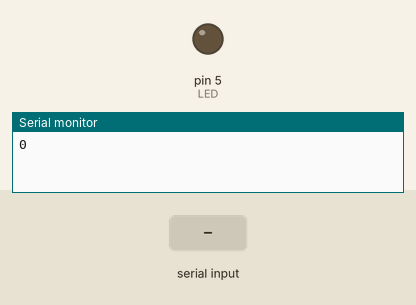
Recording of a sketch running on a simulated Arduino Uno, built with avr-gcc and run on an emulated ATmega328P. Parts: output pins drawn as LEDs (lit = HIGH), the last lines printed to the serial monitor. Inputs (shaded band) come from the test bench.

Above: at 1.2 s.
1.3 s: "1\n" received over Serial
At 2.7 s:
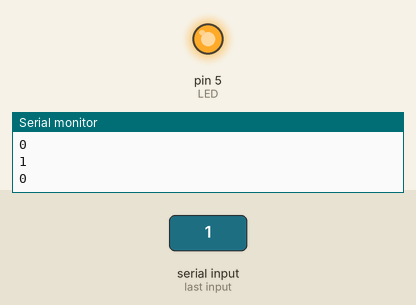
Timing chart, 0 to 4.3 s (numbered marks = the images above; inputs shaded):
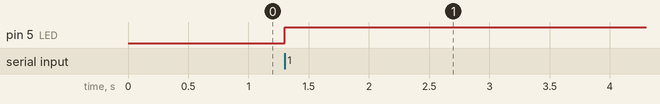

Measured:
- after the input at 1.3 s, pin 5 (LED): LOW → HIGH at once

The sketch:

Serial.ino
```cpp
int LED = 5;
void setup() {
  Serial.begin(9600);
  pinMode(LED, OUTPUT);
}
void loop() {
  int cmd = Serial.parseInt();
  Serial.println(cmd);
  if(cmd == 1){
    digitalWrite(LED, HIGH);
  }else if (cmd == -1){
    digitalWrite(LED, LOW);
  }
}
```
